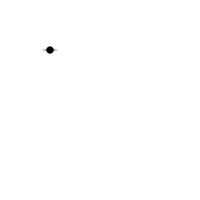
Frame 1 (no input)
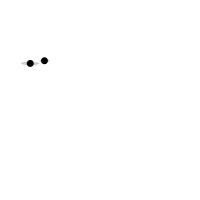
Frame 60 (the mouse pressed at the canvas centre just before this capture)
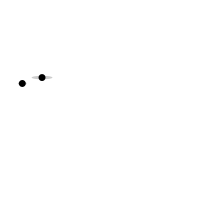
Frame 120 (the mouse held since frame 60 and released just before this capture)

The Processing sketch that drew these frames (run headless with seeded random() and noise(); from frame 60 on, the mouse is pressed at the canvas centre):

// Processing sketch: fruitflyClass
// ── fruitflyClass.pde
Fruitfly fly1 = new Fruitfly();
Fruitfly fly2 = new Fruitfly();

void setup() {
  size(200,200);
  noStroke();
}

void draw() {
   background(255);
   fly1.fly();
   fly1.zap();
   fly2.fly();
   fly2.zap();
}

class Fruitfly {
  
  float flyX = 50;
  float flyY = 50;
  float flySize = 7;
  
  Fruitfly() {
    
  }
    
  void fly() {
     fill(0);
     ellipse(flyX,flyY,flySize,flySize);
     fill(0,50);
     ellipse(flyX,flyY,flySize*random(1,3),flySize/2);
     flyX = flyX + random(-3,3);
     flyY = flyY + random(-3,3);
  }
  
  void zap() {
    
     if (flyX > width) {
        flyX = width/2;
        background(255,255,0);
     }
     if (flyX < 0) {
        flyX = width/2;
        background(255,255,0);
     }
     if (flyY > height) {
        flyY = height/2;
        background(255,255,0);
     }
     if (flyY < 0) {
        flyY = height/2;
        background(255,255,0);
     }

  }

}
